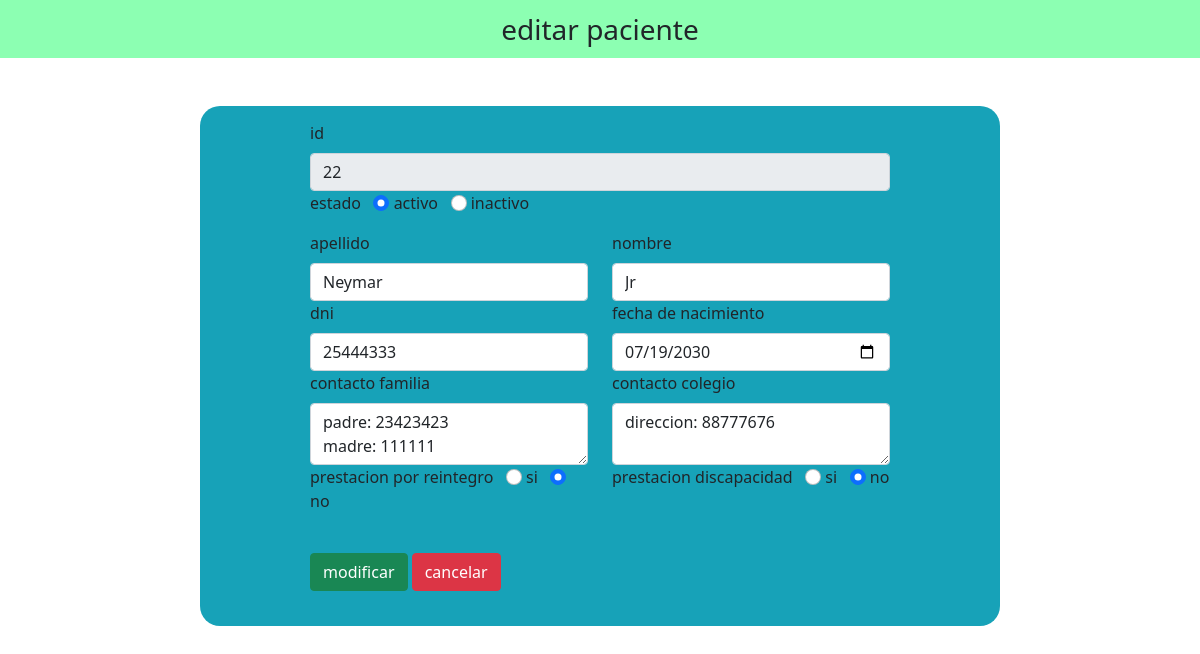
The page /modules/pacientes/pacientesEdit.php?id=22 on the database its author committed.
### tables this page shows
CREATE TABLE IF NOT EXISTS `pacientes` (
  `id` int NOT NULL AUTO_INCREMENT,
  `apellido` varchar(100) NOT NULL,
  `nombre` varchar(100) NOT NULL,
  `dni` varchar(8) NOT NULL,
  `fechaNacimiento` date NOT NULL,
  `contacto` text,
  `contactoColegio` text,
  `estado` tinyint(1) NOT NULL DEFAULT '1',
  `reintegro` tinyint DEFAULT '0',
  `tipoCobertura` tinyint NOT NULL,
  PRIMARY KEY (`id`),
  UNIQUE KEY `dni` (`dni`)
);

### modules/pacientes/pacientesEdit.php (the view, shortened to what this page needs)
<!DOCTYPE html>
<html lang="en">
<head>
    <link rel="stylesheet" href="../../assets/bootstrap/css/bootstrap.min.css">
    <link rel="stylesheet" href="https://cdnjs.cloudflare.com/ajax/libs/font-awesome/6.2.0/css/all.min.css" />
    <link rel="stylesheet" href="./pacientesAdd.css">
</head>
<body>
    <nav class="navbar navbar-light justify-content-center fs-3 mb-5" style="background-color: #00FF5573";>
        editar paciente
    </nav>
    <?php
        $conexion = regresarConexion();
        $id = $_GET['id'];
        $consulta = "select * from pacientes where id = $id limit 1";
        $result = mysqli_query($conexion, $consulta);
        $row = mysqli_fetch_assoc($result);
    ?>
    <div class="container d-flex justify-content-center">
        <form action="pacientesCrud.php" method="post" style="width: 50vw; min-width: 300px;">
            <div id="add-box" class="col-md-12">
                <div class="row">
                    <div class="col">
                        <label class="form-label">id</label>
                        <input type="numeric" class="form-control" name="id" value="<?php echo $id ?>" readonly>
                    </div>
                    <div class="row">
                        <div class="col">
                            <div class="form-group mb-3">
                                <label>estado</label> &nbsp;
                                <input type="radio" class="form-check-input" name="estado"
                                id="activo" value="activo" <?php echo($row['estado'] == '1') ? "checked" : "";?> >
                                <label for="male" class="form-input-label">activo</label>
                                <input type="radio" class="form-check-input" name="estado"
                                id="inactivo" value="inactivo" <?php echo($row['estado'] == '0') ? "checked" : "";?> >
                                <label for="male" class="form-input-label">inactivo</label>
                            </div>
                        </div>
                    </div>
                    <div class="col">
                        <label class="form-label">apellido</label>
                        <input type="text" class="form-control" name="apellido" value="<?php echo $row['apellido']?>">
                    </div>
                    <div class="col">
                        <label class="form-label">nombre</label>
                        <input type="text" class="form-control" name="nombre" value="<?php echo $row['nombre']?>">
                    </div>
                </div>
                <div class="row">
                    <div class="col">
                        <label class="form-label">dni</label>
                        <input type="number" class="form-control" name="dni" value="<?php echo $row['dni']?>">
                    </div>
                    <div class="col-md-6">
                        <label class="form-label">fecha de nacimiento</label>
                        <input type="date" class="form-control" name="fecNac" value="<?php echo $row['fechaNacimiento']?>">
                    </div>
                </div>
                <div class="row">
                    <div class="col-md-6">
                        <label class="form-label">contacto familia</label>
                        <textarea name="contacto" class="form-control" id="contacto"><?php echo $row['contacto']?></textarea>
                    </div>
                    <div class="col-md-6">
                        <label class="form-label">contacto colegio</label>
                        <textarea name="contactoColegio" class="form-control" id="contactoColegio"><?php echo $row['contactoColegio']?></textarea>
                    </div>
                </div>
                <div class="row">
                    <div class="col">
                        <div class="form-group mb-3">
                            <label>prestacion por reintegro</label> &nbsp;
                            <input type="radio" class="form-check-input" name="reintegro"
                                id="activo" value="si" <?php echo($row['reintegro'] == '1') ? "checked" : "";?> >
                            <label for="si" class="form-input-label">si</label>
                            <input type="radio" class="form-check-input" name="reintegro"
                                id="inactivo" value="no" <?php echo($row['reintegro'] == '0') ? "checked" : "";?> >
                            <label for="no" class="form-input-label">no</label>
                        </div>
                    </div>
                    <div class="col">
                        <div class="form-group mb-3">
                            <label>prestacion discapacidad</label> &nbsp;
                            <input type="radio" class="form-check-input" name="discapacidad"
                                id="activo" value="si" <?php echo($row['tipoCobertura'] == '1') ? "checked" : "";?> >
                            <label for="si" class="form-input-label">si</label>
                            <input type="radio" class="form-check-input" name="discapacidad"
                                id="inactivo" value="no" <?php echo($row['tipoCobertura'] == '2') ? "checked" : "";?> >
                            <label for="no" class="form-input-label">no</label>
                        </div>
                    </div>
                </div>
                <div>
                    <br>
                    <button type="submit" class="btn btn-success" name="submit">modificar</button>
                    <a href="pacientes.php" class="btn btn-danger">cancelar</a>
                </div>
            </div>
        </form>
    </div>
</body>
</html>

### modules/pacientes/pacientesAdd.css (style rules this page uses)
.container { background-color: #17a2b8; height: 520px; max-width: 800px; margin-top: 10px; border-radius: 20px; }
.container #add-box { margin-top: 5px; padding: 10px; }

### rows shown on the page
pacientes: estado "☑", apellido "Neymar", nombre "Jr", dni "25444333", fecNac "07/19/2030", contacto "padre: 23423423 madre: 111111", contactoColegio "direccion: 88777676", reintegro "☑", tipoCobertura "☑"
